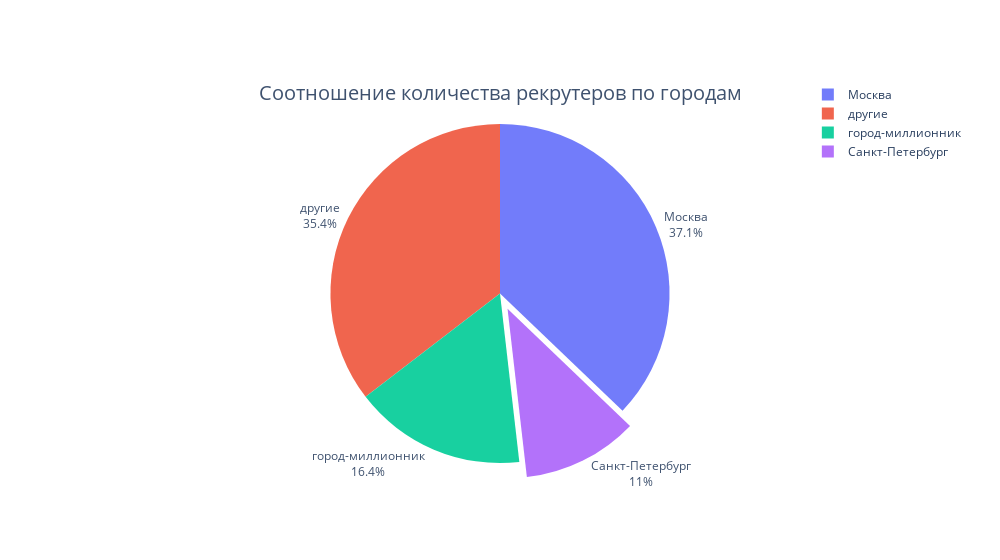

The notebook cell saved with this chart:
### Code cell
recruiter_city = hh_df['Город'].value_counts()
recruiter_city_fig = px.pie(values=recruiter_city,
                            names=['Москва', 'другие', 'город-миллионник', 'Санкт-Петербург'],
                            width=1000)

recruiter_city_fig.update_traces(textposition='outside',
                                 textinfo='percent+label',
                                 pull=[0, 0, 0, 0.1],
                                 title=dict({'font.size': 20,
                                             'position': 'top center',
                                             'text': 'Соотношение количества рекрутеров по городам'}),
                                 opacity=0.9)
recruiter_city_fig.show()

### Figure 1 — Plotly figure (JSON) as saved in the notebook; plotly's stock layout.template omitted (floating-point values rounded to 4 significant figures)
{"data": [{"domain": {"x": [0, 1], "y": [0, 1]}, "hovertemplate": "label=%{label}<br>value=%{value}<extra></extra>", "labels": ["Москва", "другие", "город-миллионник", "Санкт-Петербург"], "legendgroup": "", "name": "", "opacity": 0.9, "pull": [0, 0, 0, 0.1], "showlegend": true, "textinfo": "percent+label", "textposition": "outside", "title": {"font": {"size": 20}, "position": "top center", "text": "Соотношение количества рекрутеров по городам"}, "type": "pie", "values": [16621, 15854, 7332, 4937]}], "layout": {"legend": {"tracegroupgap": 0}, "margin": {"t": 60}, "width": 1000}}
